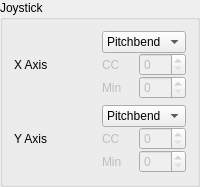
           <widget class="QGroupBox" name="groupBox_7">
            <property name="title">
             <string>Joystick</string>
            </property>
            <layout class="QVBoxLayout" name="verticalLayout">
             <item>
              <layout class="QHBoxLayout" name="horizontalLayout_2">
               <item>
                <widget class="QLabel" name="label">
                 <property name="text">
                  <string>X Axis</string>
                 </property>
                </widget>
               </item>
               <item>
                <layout class="QVBoxLayout" name="verticalLayout_11">
                 <property name="spacing">
                  <number>0</number>
                 </property>
                 <item>
                  <widget class="QComboBox" name="comboBox">
                   <item>
                    <property name="text">
                     <string>Pitchbend</string>
                    </property>
                   </item>
                   <item>
                    <property name="text">
                     <string>CC 1</string>
                    </property>
                   </item>
                   <item>
                    <property name="text">
                     <string>CC 2</string>
                    </property>
                   </item>
                  </widget>
                 </item>
                 <item>
                  <widget class="QWidget" name="widget" native="true">
                   <property name="enabled">
                    <bool>false</bool>
                   </property>
                   <layout class="QGridLayout" name="gridLayout_3">
                    <property name="leftMargin">
                     <number>0</number>
                    </property>
                    <property name="topMargin">
                     <number>0</number>
                    </property>
                    <property name="rightMargin">
                     <number>0</number>
                    </property>
                    <property name="bottomMargin">
                     <number>0</number>
                    </property>
                    <property name="spacing">
                     <number>0</number>
                    </property>
                    <item row="0" column="0">
                     <widget class="QLabel" name="label_48">
                      <property name="text">
                       <string>CC</string>
                      </property>
                     </widget>
                    </item>
                    <item row="0" column="1">
                     <widget class="QSpinBox" name="spinBox_56">
                      <property name="maximum">
                       <number>127</number>
                      </property>
                     </widget>
                    </item>
                    <item row="1" column="0">
                     <widget class="QLabel" name="label_49">
                      <property name="text">
                       <string>Min</string>
                      </property>
                     </widget>
                    </item>
                    <item row="1" column="1">
                     <widget class="QSpinBox" name="spinBox_57">
                      <property name="maximum">
                       <number>127</number>
                      </property>
                     </widget>
                    </item>
                   </layout>
                   <zorder>spinBox_56</zorder>
                   <zorder>spinBox_57</zorder>
                   <zorder>label_48</zorder>
                   <zorder>label_49</zorder>
                  </widget>
                 </item>
                </layout>
               </item>
              </layout>
             </item>
             <item>
              <layout class="QHBoxLayout" name="horizontalLayout_3">
               <item>
                <widget class="QLabel" name="label_2">
                 <property name="text">
                  <string>Y Axis</string>
                 </property>
                </widget>
               </item>
               <item>
                <layout class="QVBoxLayout" name="verticalLayout_12">
                 <property name="spacing">
                  <number>0</number>
                 </property>
                 <item>
                  <widget class="QComboBox" name="comboBox_2">
                   <item>
                    <property name="text">
                     <string>Pitchbend</string>
                    </property>
                   </item>
                   <item>
                    <property name="text">
                     <string>CC 1</string>
                    </property>
                   </item>
                   <item>
                    <property name="text">
                     <string>CC 2</string>
                    </property>
                   </item>
                  </widget>
                 </item>
                 <item>
                  <widget class="QWidget" name="widget_2" native="true">
                   <property name="enabled">
                    <bool>false</bool>
                   </property>
                   <layout class="QGridLayout" name="gridLayout_7">
                    <property name="leftMargin">
                     <number>0</number>
                    </property>
                    <property name="topMargin">
                     <number>0</number>
                    </property>
                    <property name="rightMargin">
                     <number>0</number>
                    </property>
                    <property name="bottomMargin">
                     <number>0</number>
                    </property>
                    <property name="spacing">
                     <number>0</number>
                    </property>
                    <item row="0" column="0">
                     <widget class="QLabel" name="label_50">
                      <property name="text">
                       <string>CC</string>
                      </property>
                     </widget>
                    </item>
                    <item row="0" column="1">
                     <widget class="QSpinBox" name="spinBox_58">
                      <property name="maximum">
                       <number>127</number>
                      </property>
                     </widget>
                    </item>
                    <item row="1" column="0">
                     <widget class="QLabel" name="label_51">
                      <property name="text">
                       <string>Min</string>
                      </property>
                     </widget>
                    </item>
                    <item row="1" column="1">
                     <widget class="QSpinBox" name="spinBox_59">
                      <property name="maximum">
                       <number>127</number>
                      </property>
                     </widget>
                    </item>
                   </layout>
                  </widget>
                 </item>
                </layout>
               </item>
              </layout>
             </item>
            </layout>
           </widget>
